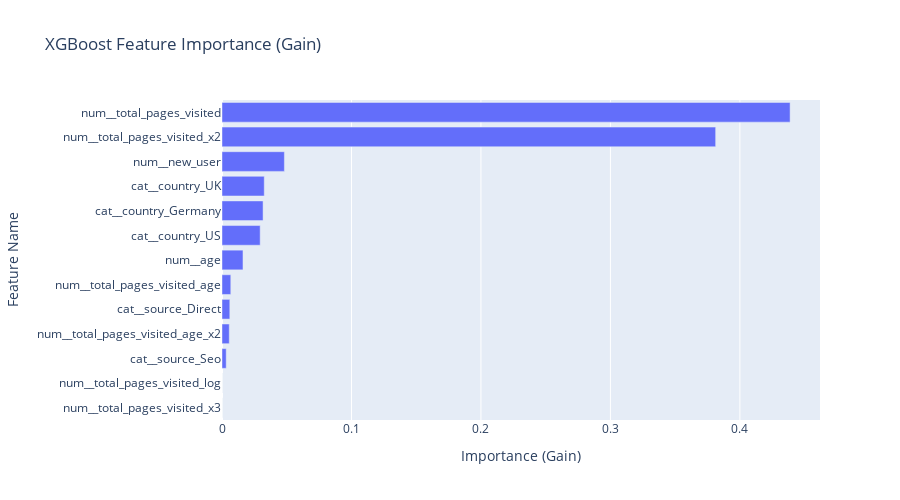
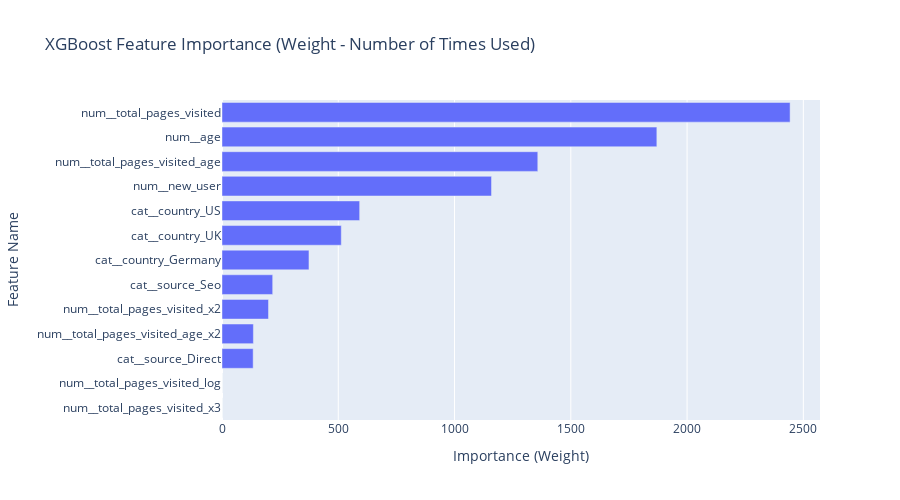
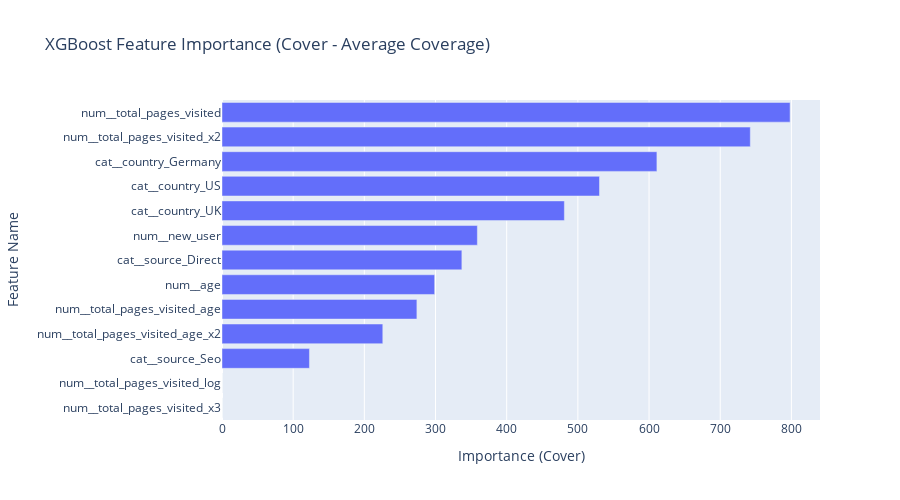

The cell these charts' notebook holds for them, in order:
### Code cell
# --- 4. Analyze Feature Importance ---

# --- Utility function to map fN names to original names ---
def get_mapped_importance(booster, importance_type, feature_names):
    # Get scores as a dictionary, keys will be 'f0', 'f1', etc., if not explicitly named in booster
    score_dict = booster.get_score(importance_type=importance_type)

    # Create a Series with fN names as index
    # Ensure all original feature indices are present, even if their score is 0
    full_scores = pd.Series(0.0, index=[f'f{i}' for i in range(len(feature_names))])
    full_scores.update(pd.Series(score_dict)) # Update with actual scores

    # Map fN names back to original feature names
    mapped_scores = full_scores.rename(index=lambda x: feature_names[int(x[1:])])
    return mapped_scores.sort_values(ascending=False)

# Get feature importance (gain is default for .feature_importances_)
importance_gain = pd.Series(best_xgb_model.feature_importances_, index=preprocessor.get_feature_names_out()).sort_values(ascending=False)

# Convert to DataFrame for Plotly
importance_df = importance_gain.reset_index()
importance_df.columns = ['Feature', 'Importance (Gain)']

# --- 5. Plot Feature Importance using Plotly Express ---
fig = px.bar(importance_df,
             x='Importance (Gain)',
             y='Feature',
             orientation='h', # Horizontal bars
             title='XGBoost Feature Importance (Gain)',
             labels={'Importance (Gain)': 'Importance (Gain)', 'Feature': 'Feature Name'},
             height=500) # Adjust height as needed

fig.update_layout(
    xaxis_title_text='Importance (Gain)',
    yaxis_title_text='Feature Name',
    yaxis_categoryorder='total ascending' # Order bars by value
)

fig.show()

# --- Optional: Plot other importance types using Plotly Graph Objects ---
# --- Get and Plot Feature Importance (Weight) ---

booster = best_xgb_model.get_booster()
original_feature_names = preprocessor.get_feature_names_out()

importance_weight = get_mapped_importance(booster, 'weight', original_feature_names)
importance_df_weight = importance_weight.reset_index()
importance_df_weight.columns = ['Feature', 'Importance (Weight)']

fig_weight = px.bar(importance_df_weight,
                    x='Importance (Weight)',
                    y='Feature',
                    orientation='h',
                    title='XGBoost Feature Importance (Weight - Number of Times Used)',
                    labels={'Importance (Weight)': 'Importance (Weight)', 'Feature': 'Feature Name'},
                    height=500)
fig_weight.update_layout(xaxis_title_text='Importance (Weight)', yaxis_title_text='Feature Name', yaxis_categoryorder='total ascending')
fig_weight.show()

# --- Get and Plot Feature Importance (Cover) ---
importance_cover = get_mapped_importance(booster, 'cover', original_feature_names)
importance_df_cover = importance_cover.reset_index()
importance_df_cover.columns = ['Feature', 'Importance (Cover)']

fig_cover = px.bar(importance_df_cover,
                   x='Importance (Cover)',
                   y='Feature',
                   orientation='h',
                   title='XGBoost Feature Importance (Cover - Average Coverage)',
                   labels={'Importance (Cover)': 'Importance (Cover)', 'Feature': 'Feature Name'},
                   height=500)
fig_cover.update_layout(xaxis_title_text='Importance (Cover)', yaxis_title_text='Feature Name', yaxis_categoryorder='total ascending')
fig_cover.show()

### Figure 1 — Plotly figure (JSON) as saved in the notebook; plotly's stock layout.template omitted (floating-point values rounded to 4 significant figures)
{"data": [{"hovertemplate": "Importance (Gain)=%{x}<br>Feature Name=%{y}<extra></extra>", "legendgroup": "", "marker": {"color": "#636efa", "pattern": {"shape": ""}}, "name": "", "orientation": "h", "showlegend": false, "textposition": "auto", "type": "bar", "x": [0.4388, 0.3813, 0.04819, 0.03263, 0.03172, 0.02948, 0.01621, 0.006788, 0.006042, 0.005604, 0.003254, 0.0, 0.0], "xaxis": "x", "y": ["num__total_pages_visited", "num__total_pages_visited_x2", "num__new_user", "cat__country_UK", "cat__country_Germany", "cat__country_US", "num__age", "num__total_pages_visited_age", "cat__source_Direct", "num__total_pages_visited_age_x2", "cat__source_Seo", "num__total_pages_visited_x3", "num__total_pages_visited_log"], "yaxis": "y"}], "layout": {"barmode": "relative", "height": 500, "legend": {"tracegroupgap": 0}, "title": {"text": "XGBoost Feature Importance (Gain)"}, "xaxis": {"anchor": "y", "domain": [0, 1], "title": {"text": "Importance (Gain)"}}, "yaxis": {"anchor": "x", "categoryorder": "total ascending", "domain": [0, 1], "title": {"text": "Feature Name"}}}}

### Figure 2 — Plotly figure (JSON) as saved in the notebook; plotly's stock layout.template omitted (floating-point values rounded to 4 significant figures)
{"data": [{"hovertemplate": "Importance (Weight)=%{x}<br>Feature Name=%{y}<extra></extra>", "legendgroup": "", "marker": {"color": "#636efa", "pattern": {"shape": ""}}, "name": "", "orientation": "h", "showlegend": false, "textposition": "auto", "type": "bar", "x": [2443.0, 1870.0, 1358.0, 1159.0, 592.0, 513.0, 374.0, 218.0, 200.0, 135.0, 134.0, 0.0, 0.0], "xaxis": "x", "y": ["num__total_pages_visited", "num__age", "num__total_pages_visited_age", "num__new_user", "cat__country_US", "cat__country_UK", "cat__country_Germany", "cat__source_Seo", "num__total_pages_visited_x2", "num__total_pages_visited_age_x2", "cat__source_Direct", "num__total_pages_visited_x3", "num__total_pages_visited_log"], "yaxis": "y"}], "layout": {"barmode": "relative", "height": 500, "legend": {"tracegroupgap": 0}, "title": {"text": "XGBoost Feature Importance (Weight - Number of Times Used)"}, "xaxis": {"anchor": "y", "domain": [0, 1], "title": {"text": "Importance (Weight)"}}, "yaxis": {"anchor": "x", "categoryorder": "total ascending", "domain": [0, 1], "title": {"text": "Feature Name"}}}}

### Figure 3 — Plotly figure (JSON) as saved in the notebook; plotly's stock layout.template omitted (floating-point values rounded to 4 significant figures)
{"data": [{"hovertemplate": "Importance (Cover)=%{x}<br>Feature Name=%{y}<extra></extra>", "legendgroup": "", "marker": {"color": "#636efa", "pattern": {"shape": ""}}, "name": "", "orientation": "h", "showlegend": false, "textposition": "auto", "type": "bar", "x": [798.2, 742.3, 611.0, 530.4, 481.0, 358.8, 337.0, 298.8, 273.8, 225.9, 122.9, 0.0, 0.0], "xaxis": "x", "y": ["num__total_pages_visited", "num__total_pages_visited_x2", "cat__country_Germany", "cat__country_US", "cat__country_UK", "num__new_user", "cat__source_Direct", "num__age", "num__total_pages_visited_age", "num__total_pages_visited_age_x2", "cat__source_Seo", "num__total_pages_visited_x3", "num__total_pages_visited_log"], "yaxis": "y"}], "layout": {"barmode": "relative", "height": 500, "legend": {"tracegroupgap": 0}, "title": {"text": "XGBoost Feature Importance (Cover - Average Coverage)"}, "xaxis": {"anchor": "y", "domain": [0, 1], "title": {"text": "Importance (Cover)"}}, "yaxis": {"anchor": "x", "categoryorder": "total ascending", "domain": [0, 1], "title": {"text": "Feature Name"}}}}
